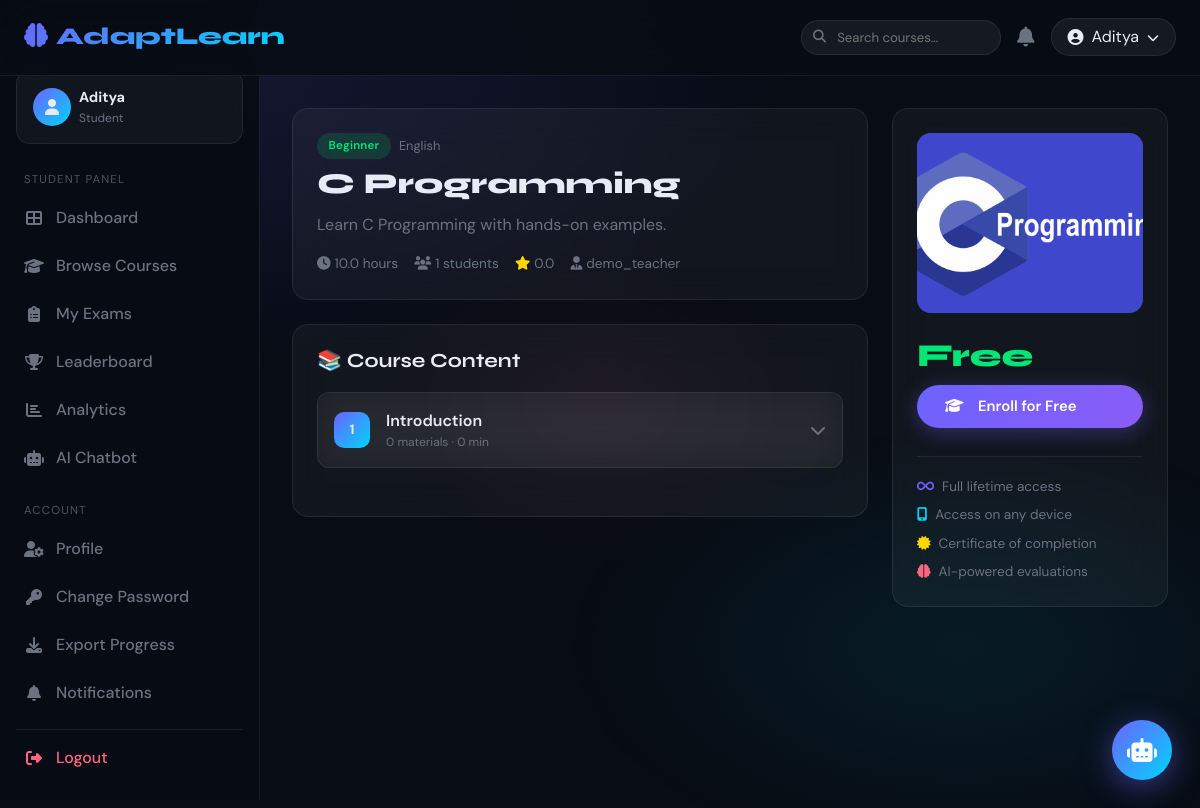
/courses/c-programming/ (signed in), run on the app's committed database.
### learning/models.py (models this page shows, shortened)
class UserProfile(models.Model):
    ROLE_CHOICES = [('student', 'Student'), ('instructor', 'Instructor'), ('admin', 'Admin')]
    user = models.OneToOneField(User, on_delete=models.CASCADE, related_name='profile')
    role = models.CharField(max_length=20, choices=ROLE_CHOICES, default='student')
    avatar = models.ImageField(upload_to='avatars/', null=True, blank=True)
    bio = models.TextField(blank=True)
    phone = models.CharField(max_length=15, blank=True)
    date_of_birth = models.DateField(null=True, blank=True)
    learning_style = models.CharField(max_length=50, blank=True)  # visual/auditory/reading/kinesthetic
    skill_level = models.CharField(max_length=20, default='beginner',
                                   choices=[('beginner','Beginner'),('intermediate','Intermediate'),('advanced','Advanced')])
    total_points = models.IntegerField(default=0)
    created_at = models.DateTimeField(auto_now_add=True)
    updated_at = models.DateTimeField(auto_now=True)

class Course(models.Model):
    DIFFICULTY = [('beginner','Beginner'),('intermediate','Intermediate'),('advanced','Advanced')]
    STATUS     = [('draft','Draft'),('published','Published'),('archived','Archived')]
    title        = models.CharField(max_length=200)
    slug         = models.SlugField(unique=True)
    description  = models.TextField()
    instructor   = models.ForeignKey(User, on_delete=models.CASCADE, related_name='courses_taught')
    thumbnail    = models.ImageField(upload_to='course_thumbnails/', null=True, blank=True)
    difficulty   = models.CharField(max_length=20, choices=DIFFICULTY, default='beginner')
    status       = models.CharField(max_length=20, choices=STATUS, default='draft')
    price        = models.DecimalField(max_digits=8, decimal_places=2, default=0.00)
    is_free      = models.BooleanField(default=False)
    tags         = models.CharField(max_length=300, blank=True)
    duration_hrs = models.FloatField(default=0)
    language     = models.CharField(max_length=50, default='English')
    rating       = models.FloatField(default=0.0)
    total_enrolled = models.IntegerField(default=0)
    created_at   = models.DateTimeField(auto_now_add=True)
    updated_at   = models.DateTimeField(auto_now=True)
    class Meta:
        ordering = ['-created_at']

class Module(models.Model):
    course      = models.ForeignKey(Course, on_delete=models.CASCADE, related_name='modules')
    title       = models.CharField(max_length=200)
    description = models.TextField(blank=True)
    order       = models.PositiveIntegerField(default=0)
    is_locked   = models.BooleanField(default=False)
    duration_mins = models.IntegerField(default=0)
    created_at  = models.DateTimeField(auto_now_add=True)
    updated_at  = models.DateTimeField(auto_now=True)
    class Meta:
        ordering = ['order']

### learning/views.py (the view)
# urls.py: path('courses/<slug:slug>/', views.course_detail, name='course_detail'),
@login_required
def course_detail(request, slug):
    course = get_object_or_404(Course, slug=slug)
    modules = Module.objects.filter(course=course).prefetch_related('materials')
    is_enrolled = Enrollment.objects.filter(student=request.user, course=course).exists()
    enrollment = Enrollment.objects.filter(student=request.user, course=course).first()
    return render(request, 'learning/course_detail.html', {
        'course': course, 'modules': modules,
        'is_enrolled': is_enrolled, 'enrollment': enrollment,
    })

### learning/context_processors.py (called while the page is built)
def notifications_processor(request):
    if request.user.is_authenticated:
        count = Notification.objects.filter(recipient=request.user, is_read=False).count()
        return {'unread_notifications_count': count}
    return {'unread_notifications_count': 0}

### templates/learning/course_detail.html (shortened to what this page needs)
{% extends 'base.html' %}
{% block content %}
<div class="row g-4">
  <div class="col-xl-8">
    <div class="glass p-4 mb-4" data-aos="fade-up">
      <div class="d-flex align-items-center gap-2 mb-2">
        <span class="badge-difficulty badge-{{ course.difficulty }}">{{ course.get_difficulty_display }}</span>
        <span style="font-size:.8rem;color:var(--muted)">{{ course.language }}</span>
      </div>
      <h1 style="font-family:'Syne',sans-serif;font-size:1.8rem;font-weight:800;margin-bottom:.6rem">{{ course.title }}</h1>
      <p style="color:var(--muted);line-height:1.7">{{ course.description }}</p>
      <div class="d-flex flex-wrap gap-3 mt-3" style="font-size:.85rem;color:var(--muted)">
        <span><i class="fas fa-clock me-1"></i>{{ course.duration_hrs }} hours</span>
        <span><i class="fas fa-users me-1"></i>{{ course.total_enrolled }} students</span>
        <span><i class="fas fa-star me-1" style="color:var(--gold)"></i>{{ course.rating|floatformat:1 }}</span>
        <span><i class="fas fa-user-tie me-1"></i>{{ course.instructor.get_full_name|default:course.instructor.username }}</span>
      </div>
    </div>
    <div class="glass p-4" data-aos="fade-up" data-aos-delay="100">
      <h2 class="section-title">📚 Course Content</h2>
      {% for module in modules %}
      <div class="mb-3">
        <div class="d-flex align-items-center justify-content-between p-3 glass"
             style="border-radius:12px;cursor:pointer"
             data-bs-toggle="collapse" data-bs-target="#module{{ module.id }}">
          <div class="d-flex align-items-center gap-3">
            <div style="width:36px;height:36px;background:linear-gradient(135deg,var(--accent),var(--accent2));border-radius:10px;display:flex;align-items:center;justify-content:center;font-size:.85rem;font-weight:700">
              {{ forloop.counter }}
            </div>
            <div>
              <div style="font-weight:600">{{ module.title }}</div>
              <div style="font-size:.75rem;color:var(--muted)">{{ module.materials.count }} materials · {{ module.duration_mins }} min</div>
            </div>
          </div>
          <i class="fas fa-chevron-down" style="color:var(--muted)"></i>
        </div>
        <div class="collapse {% if forloop.first %}show{% endif %}" id="module{{ module.id }}">
          <div class="ps-4 pt-2">
          </div>
        </div>
      </div>
      {% empty %}
      <p style="color:var(--muted)">No modules added yet.</p>
      {% endfor %}
    </div>
  </div>
  <div class="col-xl-4">
    <div class="glass p-4 sticky-top" style="top:84px" data-aos="fade-left">
      <div style="height:180px;background:linear-gradient(135deg,rgba(108,99,255,.4),rgba(0,212,255,.3));border-radius:14px;display:flex;align-items:center;justify-content:center;font-size:4rem;margin-bottom:1.2rem">
        {% if course.thumbnail %}<img src="{{ course.thumbnail.url }}" style="width:100%;height:100%;object-fit:cover;border-radius:14px">{% else %}📖{% endif %}
      </div>
      <div style="font-family:'Syne',sans-serif;font-size:2rem;font-weight:800;margin-bottom:.3rem">
        {% if course.is_free %}<span style="color:var(--green)">Free</span>{% else %}₹{{ course.price }}{% endif %}
      </div>
      {% if is_enrolled %}
      <div class="mb-3">
        <div class="progress-glow"><div class="bar" style="width:{{ enrollment.completion_percent }}%"></div></div>
        <div style="font-size:.78rem;color:var(--muted);margin-top:.3rem">{{ enrollment.completion_percent }}% complete</div>
      </div>
      <a href="{% url 'module_detail' module_id=modules.first.id %}" class="btn-primary-glow btn w-100 mb-2">
        <i class="fas fa-play me-2"></i>Continue Learning
      </a>
      <div class="text-center" style="font-size:.82rem;color:var(--green)"><i class="fas fa-check-circle me-1"></i>You are enrolled</div>
      {% else %}
      <form method="post" action="{% url 'enroll_course' course_id=course.id %}">
        <button type="submit" class="btn-primary-glow btn w-100 mb-2">
          <i class="fas fa-graduation-cap me-2"></i>
          {% if course.is_free %}Enroll for Free{% else %}Enroll Now{% endif %}
        </button>
      </form>
      {% endif %}
      <div class="divider"></div>
      <div class="d-flex flex-column gap-2" style="font-size:.85rem;color:var(--muted)">
        <div><i class="fas fa-infinity me-2" style="color:var(--accent)"></i>Full lifetime access</div>
        <div><i class="fas fa-mobile-alt me-2" style="color:var(--accent2)"></i>Access on any device</div>
        <div><i class="fas fa-certificate me-2" style="color:var(--gold)"></i>Certificate of completion</div>
        <div><i class="fas fa-brain me-2" style="color:var(--accent3)"></i>AI-powered evaluations</div>
      </div>
    </div>
  </div>
</div>
{% endblock %}

### templates/base.html (shortened to what this page needs)
{% load static %}{% load learning_extras %}
<!DOCTYPE html>
<html lang="en" data-theme="dark">
<head>
  <link href="https://cdn.jsdelivr.net/npm/bootstrap@5.3.2/dist/css/bootstrap.min.css" rel="stylesheet" />
  <link href="https://cdnjs.cloudflare.com/ajax/libs/font-awesome/6.5.0/css/all.min.css" rel="stylesheet" />
  <link href="https://cdn.jsdelivr.net/npm/aos@2.3.4/dist/aos.css" rel="stylesheet" />
  <link href="{% static 'css/main.css' %}" rel="stylesheet"/>
</head>
<body>
  <nav class="navbar navbar-expand-lg">
    <div class="container-fluid px-4">
      <a class="navbar-brand" href="{% url 'home' %}">
        <i class="fas fa-brain me-2"></i>AdaptLearn
      </a>
      <div class="ms-auto d-flex align-items-center gap-3">
        {% if request.user.is_authenticated %}
        <form action="{% url 'search' %}" method="get" class="d-none d-lg-flex align-items-center">
          <div style="position:relative">
            <i class="fas fa-search" style="position:absolute;left:.75rem;top:50%;transform:translateY(-50%);color:var(--muted);font-size:.82rem"></i>
            <input type="text" name="q" placeholder="Search courses…"
                   style="background:rgba(255,255,255,.06);border:1px solid var(--border);border-radius:50px;color:var(--text);padding:.42rem .9rem .42rem 2.2rem;font-size:.82rem;width:200px;outline:none;transition:all .2s"
                   onfocus="this.style.width='260px';this.style.borderColor='var(--accent)'"
                   onblur="this.style.width='200px';this.style.borderColor='var(--border)'">
          </div>
        </form>
          <a href="{% url 'notifications' %}" class="position-relative" style="color:var(--muted)">
            <i class="fas fa-bell fa-lg"></i>
          </a>
          <div class="dropdown">
            <button class="btn d-flex align-items-center gap-2 px-3"
                    style="background:rgba(255,255,255,.06);border:1px solid var(--border);border-radius:50px;color:var(--text)"
                    data-bs-toggle="dropdown">
              <i class="fas fa-user-circle"></i>
              <span class="d-none d-md-inline">{{ request.user.first_name|default:request.user.username }}</span>
              <i class="fas fa-chevron-down fa-xs"></i>
            </button>
          </div>
        {% else %}
          <a href="{% url 'user_login' %}" class="btn-outline-glow btn">Login</a>
          <a href="{% url 'user_register' %}" class="btn-primary-glow btn">Sign Up</a>
        {% endif %}
      </div>
    </div>
  </nav>
  {% if request.user.is_authenticated %}
  <div class="d-flex">
    <aside class="sidebar" id="sidebar">
      <div class="px-3 mb-2">
        <div class="d-flex align-items-center gap-2 p-3 glass" style="border-radius:14px">
          <div style="width:38px;height:38px;background:linear-gradient(135deg,var(--accent),var(--accent2));
                      border-radius:50%;display:flex;align-items:center;justify-content:center;font-size:1rem">
            <i class="fas fa-user"></i>
          </div>
          <div>
            <div style="font-weight:700;font-size:.9rem">{{ request.user.first_name|default:request.user.username }}</div>
            <div style="font-size:.75rem;color:var(--muted)">{{ request.user.profile.role|title|default:"Student" }}</div>
          </div>
        </div>
      </div>
      {% if request.user.profile.role != 'instructor' and request.user.profile.role != 'admin' %}
      <div class="sidebar-section">Student Panel</div>
      <a href="{% url 'dashboard' %}" class="sidebar-link {% if request.resolver_match.url_name == 'dashboard' %}active{% endif %}">
        <i class="fas fa-th-large"></i> Dashboard
      </a>
      <a href="{% url 'course_list' %}" class="sidebar-link {% if request.resolver_match.url_name == 'course_list' %}active{% endif %}">
        <i class="fas fa-graduation-cap"></i> Browse Courses
      </a>
      <a href="{% url 'exam_list' %}" class="sidebar-link {% if request.resolver_match.url_name == 'exam_list' %}active{% endif %}">
        <i class="fas fa-clipboard-list"></i> My Exams
      </a>
      <a href="{% url 'leaderboard' %}" class="sidebar-link {% if request.resolver_match.url_name == 'leaderboard' %}active{% endif %}">
        <i class="fas fa-trophy"></i> Leaderboard
      </a>
      <a href="{% url 'analytics' %}" class="sidebar-link {% if request.resolver_match.url_name == 'analytics' %}active{% endif %}">
        <i class="fas fa-chart-bar"></i> Analytics
      </a>
      <a href="{% url 'chatbot' %}" class="sidebar-link {% if request.resolver_match.url_name == 'chatbot' %}active{% endif %}">
        <i class="fas fa-robot"></i> AI Chatbot
      </a>
      {% endif %}
      <div class="sidebar-section">Account</div>
      <a href="{% url 'profile' %}"
         class="sidebar-link {% if request.resolver_match.url_name == 'profile' %}active{% endif %}">
        <i class="fas fa-user-cog"></i> Profile
      </a>
      <a href="{% url 'change_password' %}"
         class="sidebar-link {% if request.resolver_match.url_name == 'change_password' %}active{% endif %}">
        <i class="fas fa-key"></i> Change Password
      </a>
      {% if request.user.profile.role != 'instructor' and request.user.profile.role != 'admin' %}
      <a href="{% url 'progress_report' %}" class="sidebar-link">
        <i class="fas fa-download"></i> Export Progress
      </a>
      {% endif %}
      <a href="{% url 'notifications' %}"
         class="sidebar-link {% if request.resolver_match.url_name == 'notifications' %}active{% endif %}">
        <i class="fas fa-bell"></i> Notifications
      </a>
      <div style="height:1px;background:rgba(255,255,255,.08);margin:.75rem 1rem .25rem"></div>
      <a href="{% url 'logout' %}" class="sidebar-link mb-3" style="color:var(--accent3)">
        <i class="fas fa-sign-out-alt"></i> Logout
      </a>
    </aside>
    <main class="main-content flex-grow-1" style="min-height:calc(100vh - 68px)">
      {% block content %}{% endblock %}
    </main>
  </div>
  <button class="chatbot-fab" onclick="window.location='{% url 'chatbot' %}'" title="AI Chatbot">
    <i class="fas fa-robot"></i>
  </button>
  {% else %}
  <main style="position:relative;z-index:1">{% block extra_content %}{% endblock %}</main>
  {% endif %}
</body>
</html>

### static/css/main.css (style rules this page uses)
:root { --bg: #080c14; --bg2: #0d1220; --bg3: #111827; --card: rgba(255,255,255,0.045); --border: rgba(255,255,255,0.08); --accent: #6c63ff; --accent2: #00d4ff; --accent3: #ff6584; --gold: #ffd700; --green: #00e676; --red: #ff4757; --text: #e8eaf6; --text2: #a5b4c8; --muted: #6b7280; --radius: 16px; --radius-lg: 24px; --radius-xl: 32px; --shadow: 0 8px 32px rgba(0,0,0,.45); --shadow-lg: 0 20px 60px rgba(0,0,0,.5); --glow-sm: 0 0 20px rgba(108,99,255,.2); --glow: 0 0 40px rgba(108,99,255,.3); --glow-lg: 0 0 80px rgba(108,99,255,.4); --transition: .25s cubic-bezier(.4,0,.2,1); }
.display-font, h1, h2, h3, h4, h5 { font-family: 'Syne', sans-serif; }
.glass { background: var(--card); border: 1px solid var(--border); backdrop-filter: blur(20px); -webkit-backdrop-filter: blur(20px); border-radius: var(--radius); }
.btn-glow, .btn-primary-glow { background: linear-gradient(135deg, var(--accent), #8b5cf6); border: none; color: #fff !important; padding: .65rem 1.75rem; border-radius: 50px; font-family: 'DM Sans', sans-serif; font-weight: 600; font-size: .93rem; transition: transform var(--transition), box-shadow var(--transition); box-shadow: 0 4px 20px rgba(108,99,255,.35); cursor: pointer; display: inline-flex; align-items: center; gap: .4rem; text-decoration: none; }
.badge-difficulty { font-size: .72rem; font-weight: 600; padding: .28rem .72rem; border-radius: 50px; letter-spacing: .02em; display: inline-block; }
.badge-beginner { background: rgba(0,230,118,.15); color: var(--green); }
.divider { height: 1px; background: var(--border); margin: 1.25rem 0; }
.section-title { font-family: 'Syne', sans-serif; font-size: 1.25rem; font-weight: 700; margin-bottom: 1.2rem; display: flex; align-items: center; gap: .5rem; }

### data on the page
Course: difficulty "Beginner", language "English", title "C Programming", description "Learn C Programming with hands-on examples.", duration_hrs "10.0", total_enrolled "1", rating "0.0", instructor.get_full_name "demo_teacher", thumbnail (picture)
Module: title "Introduction", materials.count "0", duration_mins "0"

### other printed values
{{ request.user.first_name|default:request.user.username }} "Aditya"
{{ request.user.profile.role|title|default:"Student" }} "Student"
